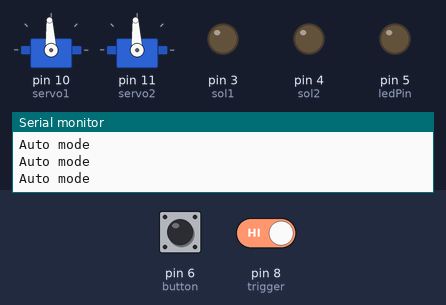
A sketch run on a simulated Arduino Uno, built with avr-gcc and run on an emulated ATmega328P. On the bench: 2 × servo, output pins drawn as LEDs (lit = HIGH), the last lines printed to the serial monitor. The inputs (shaded band) are chosen by the test bench; at power-on: pin 6 (button) LOW, pin 8 (trigger) HIGH.

Above: at 1.2 s.
1.3 s: pin 6 (button) pulled HIGH for 0.15 s
At 1.9 s:
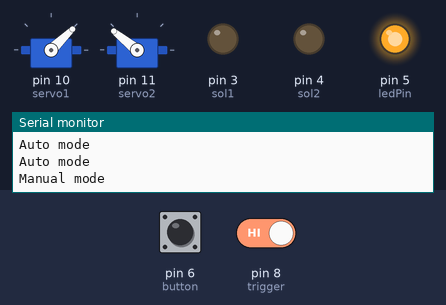
At 6.46 s:
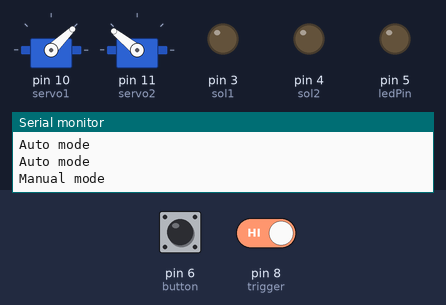
7.4 s: pin 6 (button) pulled HIGH for 3.2 s
At 12.9 s:
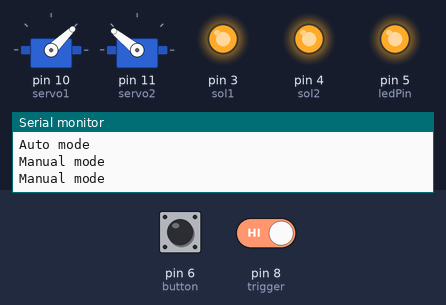
13.6 s: pin 8 (trigger) driven HIGH
Timing chart, 0 to 21.2 s (numbered marks = the images above; inputs shaded):
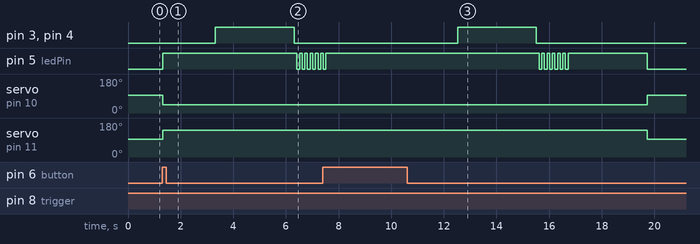

The sketch:

PDM_PAD.ino
```cpp
#include <Servo.h>
Servo servo1;
Servo servo2;
int units;
int trigger = 8;
int detector = 7;
int pos = 0;
int sol1 = 3;
int sol2 = 4;
int ledPin = 5;
int button = 6;
int buttonState = 0;

void setup() {
  Serial.begin(9600);
  pinMode(detector,INPUT);
  pinMode(trigger,INPUT);
  pinMode(sol1,OUTPUT);
  pinMode(sol2,OUTPUT);
  pinMode(button,INPUT);
  pinMode(ledPin,OUTPUT);
  servo1.attach(10);
  servo2.attach(11);
  servo1.writeMicroseconds(1500);
  servo2.writeMicroseconds(1500);
}

void loop() {
  buttonState = digitalRead(button);
  if (buttonState == HIGH) {
     Serial.println("Manual mode");
     digitalWrite(ledPin, HIGH);
     servo1.writeMicroseconds(1000);
     servo2.writeMicroseconds(2000);
     delay(2000);
     digitalWrite(sol1, HIGH);
     digitalWrite(sol2, HIGH);
     delay(3000);
     digitalWrite(sol1, LOW);
     digitalWrite(sol2, LOW);
     delay(100);
     digitalWrite(ledPin, LOW);
     delay(100);
     digitalWrite(ledPin, HIGH);
     delay(100);
     digitalWrite(ledPin, LOW);
     delay(100);
     digitalWrite(ledPin, HIGH);
     delay(100);
     digitalWrite(ledPin, LOW);
     delay(100);
     digitalWrite(ledPin, HIGH);
     delay(100);
     digitalWrite(ledPin, LOW);
     delay(100);
     digitalWrite(ledPin, HIGH);
     delay(100);
     digitalWrite(ledPin, LOW);
     delay(100);
     digitalWrite(ledPin, HIGH);
     delay(100);
     digitalWrite(ledPin, LOW);
     delay(100);
     digitalWrite(ledPin, HIGH);
     delay(3000);
  }
  else {
    Serial.println("Auto mode");
    digitalWrite(ledPin, LOW);
    servo1.writeMicroseconds(1500);
    servo2.writeMicroseconds(1500);
    if (digitalRead(trigger)==LOW){
      Serial.println("Bay Opened. ");
      servo1.writeMicroseconds(1000);
      servo2.writeMicroseconds(2000);
      delay(500);
      if (digitalRead(detector)==LOW){
        digitalWrite(sol1, HIGH);
        digitalWrite(sol2, HIGH);
        Serial.println("Dropping payload...");
        delay(1000);
        digitalWrite(sol1, LOW);
        digitalWrite(sol2, LOW);
        delay(1500);
      }
      else  {
        digitalWrite(sol1, LOW);
        digitalWrite(sol2, LOW);
        Serial.println("Bay Closed");

        }
    }
  }
}
```

Measured:
- after the input at 1.3 s, pin 3 (sol1), pin 4 (sol2): LOW → HIGH after 2.0 s, → LOW 3.0 s later; pin 5 (ledPin): LOW → HIGH at once, then repeats every 0.20 s: LOW 0.10 s, HIGH 0.10 s; servo on pin 10 (servo1): 93° → 44° at once; servo on pin 11 (servo2): 93° → 141° at once
- after the input at 7.4 s, pin 3 (sol1), pin 4 (sol2): LOW → HIGH after 5.1 s; pin 5 (ledPin): goes on until 7.5 s, then stays HIGH; servo on pin 10 (servo1): stays 44° (without the input it goes to 93° after 3.1 s); servo on pin 11 (servo2): stays 141° (without the input it goes to 93° after 3.1 s)
